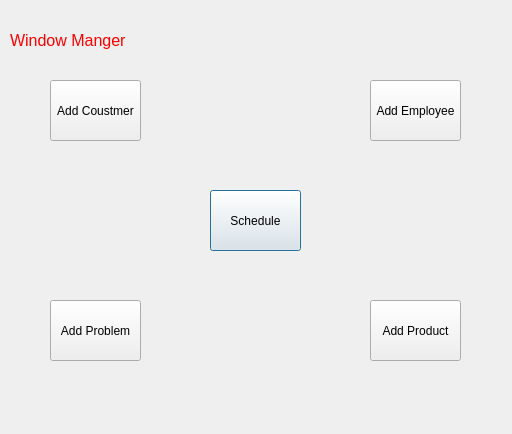
<?xml version="1.0" encoding="UTF-8"?>
<ui version="4.0">
 <class>Manger_Window</class>
 <widget class="QDialog" name="Manger_Window">
  <property name="geometry">
   <rect>
    <x>0</x>
    <y>0</y>
    <width>512</width>
    <height>434</height>
   </rect>
  </property>
  <property name="windowTitle">
   <string>Dialog</string>
  </property>
  <widget class="QPushButton" name="pushButton">
   <property name="geometry">
    <rect>
     <x>210</x>
     <y>190</y>
     <width>91</width>
     <height>61</height>
    </rect>
   </property>
   <property name="text">
    <string>Schedule</string>
   </property>
  </widget>
  <widget class="QPushButton" name="pushButton_2">
   <property name="geometry">
    <rect>
     <x>50</x>
     <y>80</y>
     <width>91</width>
     <height>61</height>
    </rect>
   </property>
   <property name="text">
    <string>Add Coustmer</string>
   </property>
  </widget>
  <widget class="QPushButton" name="pushButton_3">
   <property name="geometry">
    <rect>
     <x>50</x>
     <y>300</y>
     <width>91</width>
     <height>61</height>
    </rect>
   </property>
   <property name="text">
    <string>Add Problem</string>
   </property>
  </widget>
  <widget class="QPushButton" name="pushButton_6">
   <property name="geometry">
    <rect>
     <x>370</x>
     <y>300</y>
     <width>91</width>
     <height>61</height>
    </rect>
   </property>
   <property name="text">
    <string>Add Product</string>
   </property>
  </widget>
  <widget class="QPushButton" name="pushButton_4">
   <property name="geometry">
    <rect>
     <x>370</x>
     <y>80</y>
     <width>91</width>
     <height>61</height>
    </rect>
   </property>
   <property name="text">
    <string>Add Employee</string>
   </property>
  </widget>
  <widget class="QLabel" name="label">
   <property name="geometry">
    <rect>
     <x>10</x>
     <y>10</y>
     <width>181</width>
     <height>61</height>
    </rect>
   </property>
   <property name="text">
    <string>&lt;html&gt;&lt;head/&gt;&lt;body&gt;&lt;p&gt;&lt;span style=&quot; font-size:12pt; color:#ff0000;&quot;&gt;       Window Manger&lt;/span&gt;&lt;/p&gt;&lt;/body&gt;&lt;/html&gt;</string>
   </property>
  </widget>
 </widget>
 <resources/>
 <connections/>
</ui>
